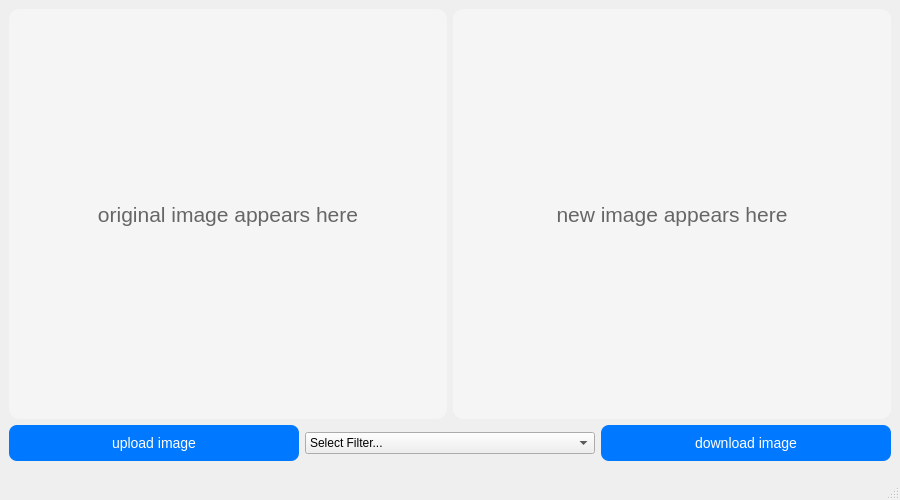
<?xml version="1.0" encoding="UTF-8"?>
<ui version="4.0">
 <class>MainWindow</class>
 <widget class="QMainWindow" name="MainWindow">
  <property name="geometry">
   <rect>
    <x>0</x>
    <y>0</y>
    <width>900</width>
    <height>500</height>
   </rect>
  </property>
  <property name="minimumSize">
   <size>
    <width>900</width>
    <height>500</height>
   </size>
  </property>
  <property name="windowTitle">
   <string>MainWindow</string>
  </property>
  <property name="styleSheet">
   <string notr="true">QLabel {
    background-color: #f5f5f5;
    border-radius: 10px;
    padding: 10px;
    color: #666;
}
</string>
  </property>
  <widget class="QWidget" name="centralwidget">
   <property name="minimumSize">
    <size>
     <width>900</width>
     <height>500</height>
    </size>
   </property>
   <layout class="QVBoxLayout" name="verticalLayout">
    <item>
     <layout class="QHBoxLayout" name="horizontalLayout_2">
      <item>
       <widget class="QLabel" name="image_preview">
        <property name="minimumSize">
         <size>
          <width>400</width>
          <height>300</height>
         </size>
        </property>
        <property name="font">
         <font>
          <pointsize>16</pointsize>
         </font>
        </property>
        <property name="styleSheet">
         <string notr="true">QLabel {
    background-color: #f5f5f5;
    border-radius: 10px;
    padding: 10px;
    color: #666;
}
</string>
        </property>
        <property name="frameShape">
         <enum>QFrame::Shape::StyledPanel</enum>
        </property>
        <property name="text">
         <string>original image appears here</string>
        </property>
        <property name="alignment">
         <set>Qt::AlignmentFlag::AlignCenter</set>
        </property>
       </widget>
      </item>
      <item>
       <widget class="QLabel" name="new_image_preview">
        <property name="minimumSize">
         <size>
          <width>400</width>
          <height>300</height>
         </size>
        </property>
        <property name="font">
         <font>
          <pointsize>16</pointsize>
         </font>
        </property>
        <property name="styleSheet">
         <string notr="true">QLabel {
    background-color: #f5f5f5;
    border-radius: 10px;
    padding: 10px;
    color: #666;
}
</string>
        </property>
        <property name="frameShape">
         <enum>QFrame::Shape::StyledPanel</enum>
        </property>
        <property name="text">
         <string>new image appears here</string>
        </property>
        <property name="alignment">
         <set>Qt::AlignmentFlag::AlignCenter</set>
        </property>
       </widget>
      </item>
     </layout>
    </item>
    <item>
     <layout class="QHBoxLayout" name="horizontalLayout">
      <property name="sizeConstraint">
       <enum>QLayout::SizeConstraint::SetDefaultConstraint</enum>
      </property>
      <property name="leftMargin">
       <number>0</number>
      </property>
      <property name="bottomMargin">
       <number>30</number>
      </property>
      <item>
       <widget class="QPushButton" name="upload_image">
        <property name="styleSheet">
         <string notr="true">QPushButton {
    background-color: #0078ff;
    color: white;
    padding: 10px 20px;
    border-radius: 8px;
    font-size: 14px;
}

QPushButton:hover {
    background-color: #005fcc;
}

QPushButton:pressed {
    background-color: #004799;
}
</string>
        </property>
        <property name="text">
         <string>upload image</string>
        </property>
       </widget>
      </item>
      <item>
       <widget class="QComboBox" name="filter_dropdown">
        <property name="sizePolicy">
         <sizepolicy hsizetype="Minimum" vsizetype="Fixed">
          <horstretch>0</horstretch>
          <verstretch>0</verstretch>
         </sizepolicy>
        </property>
        <item>
         <property name="text">
          <string>Select Filter...</string>
         </property>
        </item>
        <item>
         <property name="text">
          <string>blur</string>
         </property>
        </item>
        <item>
         <property name="text">
          <string>edge</string>
         </property>
        </item>
        <item>
         <property name="text">
          <string>grayscale</string>
         </property>
        </item>
        <item>
         <property name="text">
          <string>sepia</string>
         </property>
        </item>
       </widget>
      </item>
      <item>
       <widget class="QPushButton" name="download_image">
        <property name="styleSheet">
         <string notr="true">QPushButton {
    background-color: #0078ff;
    color: white;
    padding: 10px 20px;
    border-radius: 8px;
    font-size: 14px;
}

QPushButton:hover {
    background-color: #005fcc;
}

QPushButton:pressed {
    background-color: #004799;
}
</string>
        </property>
        <property name="text">
         <string>download image</string>
        </property>
       </widget>
      </item>
     </layout>
    </item>
   </layout>
  </widget>
  <widget class="QMenuBar" name="menubar">
   <property name="geometry">
    <rect>
     <x>0</x>
     <y>0</y>
     <width>900</width>
     <height>36</height>
    </rect>
   </property>
  </widget>
  <widget class="QStatusBar" name="statusbar"/>
 </widget>
 <resources/>
 <connections/>
 <designerdata>
  <property name="gridDeltaX">
   <number>10</number>
  </property>
  <property name="gridDeltaY">
   <number>10</number>
  </property>
  <property name="gridSnapX">
   <bool>true</bool>
  </property>
  <property name="gridSnapY">
   <bool>true</bool>
  </property>
  <property name="gridVisible">
   <bool>true</bool>
  </property>
 </designerdata>
</ui>
